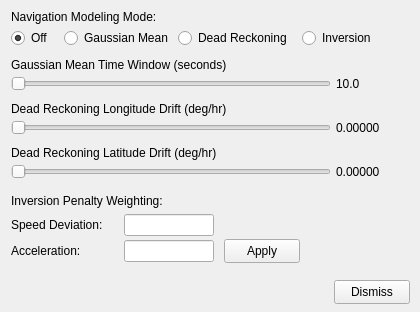
<?xml version="1.0" encoding="UTF-8"?>
<!--
  mbnavedit_modeling.ui - Controls > Nav Modeling of the navigation editor (mbnavedit's
  bulletinBoard_modeling): the navigation model shown under the longitude and latitude plots
  (Gaussian mean, dead reckoning, smooth inversion) and its parameters. Loaded at runtime by
  src/mbnavedit/mbnavedit_window.cpp. Absolute geometry, no layouts.
-->
<ui version="4.0">
 <class>MbNavEditModelingDialog</class>
 <widget class="QDialog" name="MbNavEditModelingDialog">
  <property name="geometry">
   <rect><x>0</x><y>0</y><width>420</width><height>312</height></rect>
  </property>
  <property name="windowTitle">
   <string>MBnavedit - Navigation Modeling</string>
  </property>
  <widget class="QLabel" name="label_modeling_mode">
   <property name="geometry"><rect><x>11</x><y>8</y><width>200</width><height>18</height></rect></property>
   <property name="text"><string>Navigation Modeling Mode:</string></property>
  </widget>
  <widget class="QRadioButton" name="toggleButton_modeling_off">
   <property name="geometry"><rect><x>11</x><y>28</y><width>50</width><height>20</height></rect></property>
   <property name="text"><string>Off</string></property>
   <property name="checked"><bool>true</bool></property>
  </widget>
  <widget class="QRadioButton" name="toggleButton_modeling_meanfilter">
   <property name="geometry"><rect><x>64</x><y>28</y><width>110</width><height>20</height></rect></property>
   <property name="toolTip"><string>A Gaussian weighted running mean of the positions, over the time window below</string></property>
   <property name="text"><string>Gaussian Mean</string></property>
  </widget>
  <widget class="QRadioButton" name="toggleButton_modeling_dr">
   <property name="geometry"><rect><x>178</x><y>28</y><width>120</width><height>20</height></rect></property>
   <property name="toolTip"><string>Dead reckoning from speed and heading, plus the drifts below</string></property>
   <property name="text"><string>Dead Reckoning</string></property>
  </widget>
  <widget class="QRadioButton" name="toggleButton_modeling_inversion">
   <property name="geometry"><rect><x>302</x><y>28</y><width>100</width><height>20</height></rect></property>
   <property name="toolTip"><string>A smooth navigation inverted from the unflagged fixes, penalising speed and acceleration</string></property>
   <property name="text"><string>Inversion</string></property>
  </widget>
  <widget class="QLabel" name="label_meantimewindow">
   <property name="geometry"><rect><x>11</x><y>56</y><width>320</width><height>18</height></rect></property>
   <property name="text"><string>Gaussian Mean Time Window (seconds)</string></property>
  </widget>
  <widget class="QSlider" name="scale_meantimewindow">
   <property name="geometry"><rect><x>11</x><y>74</y><width>320</width><height>20</height></rect></property>
   <property name="orientation"><enum>Qt::Horizontal</enum></property>
  </widget>
  <widget class="QLabel" name="scale_meantimewindowValue">
   <property name="geometry"><rect><x>336</x><y>74</y><width>74</width><height>20</height></rect></property>
   <property name="text"><string>10.0</string></property>
  </widget>
  <widget class="QLabel" name="label_driftlon">
   <property name="geometry"><rect><x>11</x><y>100</y><width>320</width><height>18</height></rect></property>
   <property name="text"><string>Dead Reckoning Longitude Drift (deg/hr)</string></property>
  </widget>
  <widget class="QSlider" name="scale_driftlon">
   <property name="geometry"><rect><x>11</x><y>118</y><width>320</width><height>20</height></rect></property>
   <property name="orientation"><enum>Qt::Horizontal</enum></property>
  </widget>
  <widget class="QLabel" name="scale_driftlonValue">
   <property name="geometry"><rect><x>336</x><y>118</y><width>74</width><height>20</height></rect></property>
   <property name="text"><string>0.00000</string></property>
  </widget>
  <widget class="QLabel" name="label_driftlat">
   <property name="geometry"><rect><x>11</x><y>144</y><width>320</width><height>18</height></rect></property>
   <property name="text"><string>Dead Reckoning Latitude Drift (deg/hr)</string></property>
  </widget>
  <widget class="QSlider" name="scale_driftlat">
   <property name="geometry"><rect><x>11</x><y>162</y><width>320</width><height>20</height></rect></property>
   <property name="orientation"><enum>Qt::Horizontal</enum></property>
  </widget>
  <widget class="QLabel" name="scale_driftlatValue">
   <property name="geometry"><rect><x>336</x><y>162</y><width>74</width><height>20</height></rect></property>
   <property name="text"><string>0.00000</string></property>
  </widget>
  <widget class="QLabel" name="label_modeling_inversion">
   <property name="geometry"><rect><x>11</x><y>192</y><width>220</width><height>18</height></rect></property>
   <property name="text"><string>Inversion Penalty Weighting:</string></property>
  </widget>
  <widget class="QLabel" name="label_modeling_speed">
   <property name="geometry"><rect><x>11</x><y>214</y><width>110</width><height>22</height></rect></property>
   <property name="text"><string>Speed Deviation:</string></property>
  </widget>
  <widget class="QLineEdit" name="textField_modeling_speed">
   <property name="geometry"><rect><x>124</x><y>214</y><width>90</width><height>22</height></rect></property>
  </widget>
  <widget class="QLabel" name="label_modeling_acceleration">
   <property name="geometry"><rect><x>11</x><y>240</y><width>110</width><height>22</height></rect></property>
   <property name="text"><string>Acceleration:</string></property>
  </widget>
  <widget class="QLineEdit" name="textField_modeling_acceleration">
   <property name="geometry"><rect><x>124</x><y>240</y><width>90</width><height>22</height></rect></property>
  </widget>
  <widget class="QPushButton" name="pushButton_modeling_apply">
   <property name="geometry"><rect><x>224</x><y>239</y><width>76</width><height>24</height></rect></property>
   <property name="toolTip"><string>Use these weights and compute the model again</string></property>
   <property name="text"><string>Apply</string></property>
   <property name="autoDefault"><bool>false</bool></property>
  </widget>
  <widget class="QPushButton" name="pushButton_modeling_dismiss">
   <property name="geometry"><rect><x>334</x><y>280</y><width>76</width><height>24</height></rect></property>
   <property name="text"><string>Dismiss</string></property>
   <property name="autoDefault"><bool>false</bool></property>
  </widget>
 </widget>
 <resources/>
 <connections/>
</ui>
